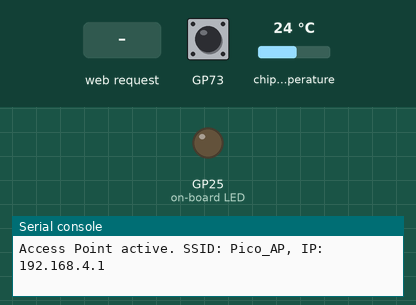
This program was run on a simulated Raspberry Pi Pico running MicroPython. Parts: output pins drawn as LEDs (lit = HIGH), the last lines printed to the serial console. The test bench sets the inputs (shaded band); at power-on: chip temperature 24 °C. The board's own WiFi access point starts at once.

Above: at 3.2 s.
3.3 s: HTTP request GET /lighton? received
At 4.1 s:
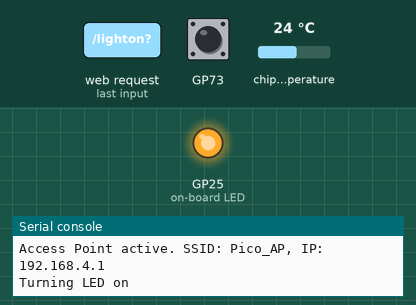
4.8 s: HTTP request GET /lightoff? received
At 5.2 s:
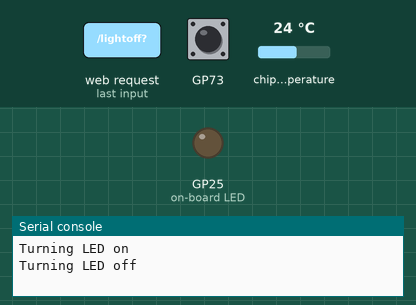
Timing chart, 0 to 7.8 s (numbered marks = the images above; inputs shaded):
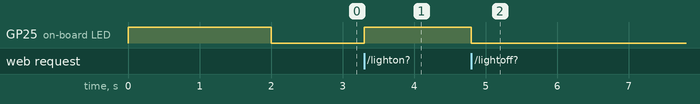

Measured:
- after the input at 3.3 s, GP25 (on-board LED): LOW → HIGH at once
- after the input at 4.8 s, GP25 (on-board LED): HIGH → LOW at once

The program:

web_led.py
```python
import network
import socket
from time import sleep
from picozero import pico_temp_sensor, pico_led
import machine
import rp2
import sys

ssid = "NotTheRealSSID"
password = "NotThePassword"


def connect():
    wlan = network.WLAN(network.STA_IF)
    wlan.active(True)
    wlan.connect(ssid, password)
    while wlan.isconnected() == False:
        if rp2.bootsel_button() == 1:
            sys.exit()
        print("Waiting for connection...")
        pico_led.on()
        sleep(0.5)
        pico_led.off()
        sleep(0.5)

    ip = wlan.ifconfig()[0]
    # print(wlan.ifconfig())
    print(f'Connected on {ip}')
    pico_led.on()
    return ip


def connect_ap():
    wlan = network.WLAN(network.AP_IF)
    wlan.active(True)
    # wlan.config(essid="Pico_AP", authmode=0)
    wlan.config(essid="Pico_AP", password="12345678")  # crea red WiFi
    # wlan.ifconfig(("10.0.0.1", "255.255.255.0", "10.0.0.1", "10.0.0.1"))  # (ip, netmask, gateway, dns)
    pico_led.on()
    sleep(2)
    ip = wlan.ifconfig()[0]
    print(f"Access Point active. SSID: Pico_AP, IP: {ip}")
    pico_led.on()
    return ip


def open_socket(ip):
    address = (ip, 80)
    connection = socket.socket()
    connection.bind(address)
    connection.listen(1)
    # print(connection)  # socket_state = 1 means it is working
    return connection


def get_webpage(temperature, state):
    try:
        with open("index.html", "r") as f:
            html = f.read()
    except Exception as e:
        html = f"<html><body><h1>Error loading page: {e}</h1></body></html>"
        return html

    # Reemplaza los marcadores por valores reales
    html = html.replace("{{STATE}}", state)
    html = html.replace("{{TEMP}}", f"{temperature:.2f} °C")

    return html


def serve(connection):
    state = 'OFF'
    pico_led.off()
    temperature = 0
    while True:
        client = connection.accept()[0]
        request = client.recv(1024)
        request = str(request)
        # print(request)

        try:
            request = request.split()[1]
        except IndexError:
            print("Request split failed:", request)
        if request == '/lighton?':
            pico_led.on()
            state = 'ON'
            print("Turning LED on")
        elif request == '/lightoff?':
            pico_led.off()
            state = 'OFF'
            print("Turning LED off")
        elif request == '/close?':
            print("Taking server down")
            client.send('HTTP/1.1 200 OK\r\nContent-Type: text/html\r\n\r\n')
            client.send("<html><body><h1>Server stopped</h1></body></html>")
            client.close()
            break
        else:
            print("Request[1]:", request)

        temperature = pico_temp_sensor.temp
        html = get_webpage(temperature, state)
        client.send(html)
        client.close()

        if rp2.bootsel_button() == 1:
            connection.close()
            break


def main():
    # ip = connect()   # connect to an existing network
    ip = connect_ap()   # create an access point
    connection = open_socket(ip)
    serve(connection)
    connection.close()


if __name__ == "__main__":
    main()
```
